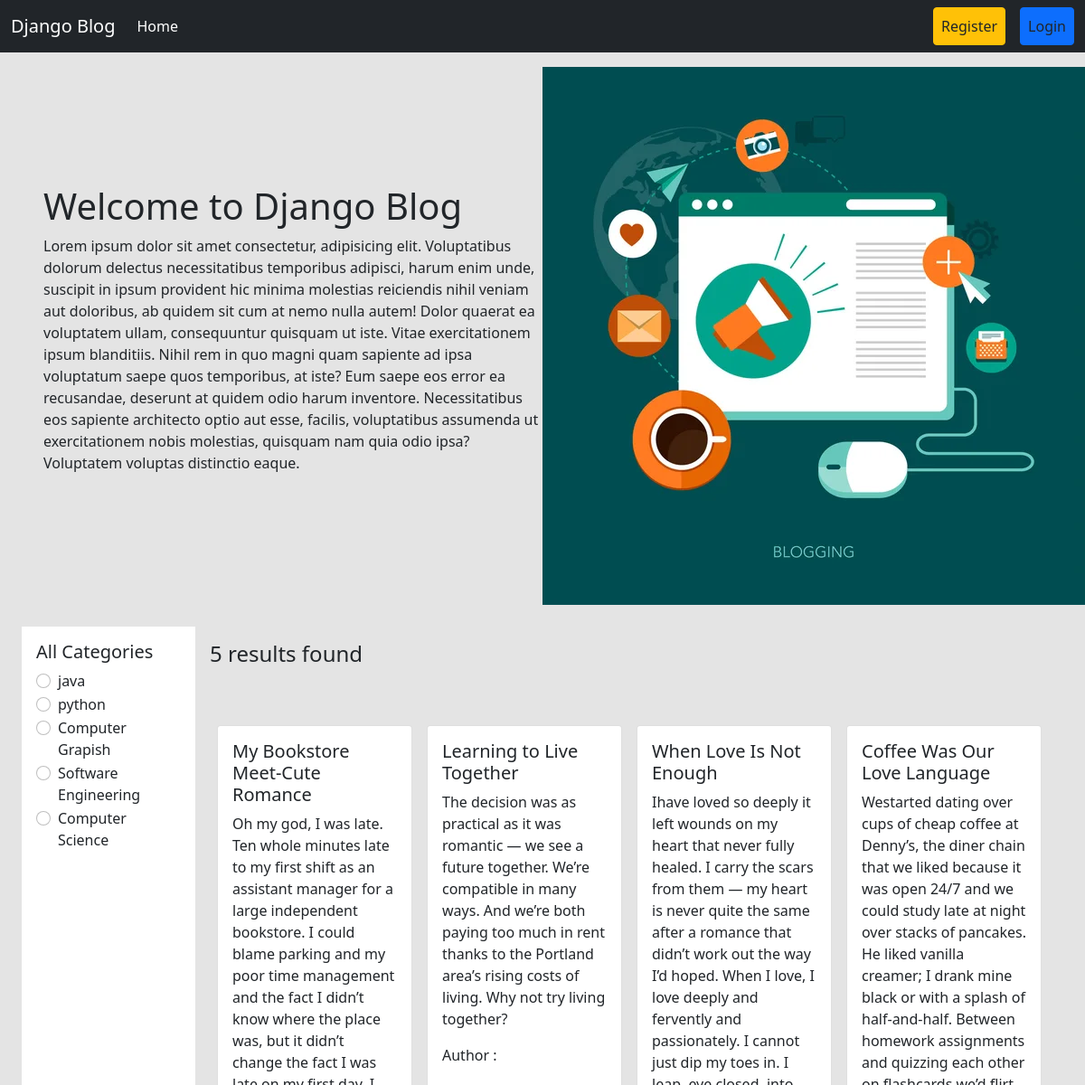
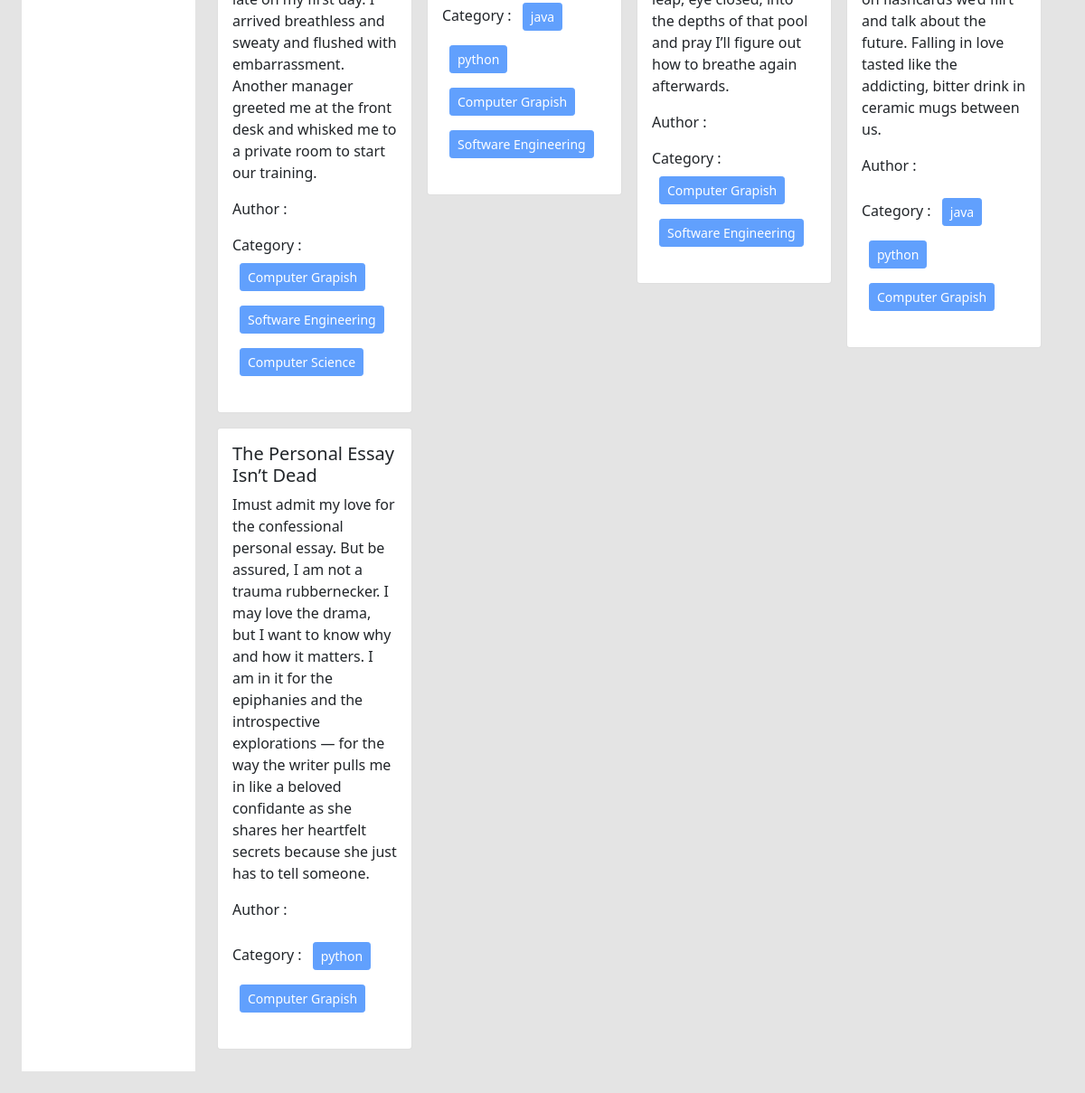
The page / on the database its author committed (2 pictures, top to bottom).
### categories/models.py (models this page shows, shortened)
class Category(models.Model):
    name = models.CharField(max_length=100)
    slug = models.SlugField(max_length=100,unique=True, null=True, blank=True)

### posts/models.py (models this page shows, shortened)
class Post(models.Model):
    title = models.CharField(max_length=50)
    content = models.TextField()
    category = models.ManyToManyField(Category) # ekta post multiple categorir moddhe thakte pare abar ekta categorir moddhe multiple post thakte pare
    author = models.ForeignKey(User, on_delete=models.CASCADE)

### blog_project/views.py (the view, shortened to what this page needs)
# urls.py: 2. Add a URL to urlpatterns:  path('', views.home, name='home')
def home(request, category_slug = None): # initially dhore nicchi je category_slug None thakbe karon hocche user first time home page e asle se normal page dekhbe, se filter korte chaile category te click korlei sei category er slug ta capture korbo ar seta tokhn ar None thakbe na
    data = Post.objects.all() # sob post gula ke niye aslam
    categories = Category.objects.all() # sob category dekhabo
    return render(request, 'home.html', {'data' : data, 'category' : categories})

### templates/home.html
{% extends 'base.html' %}
{% load static %}
{% block content %}
<div class="d-flex flex-wrap px-5 pt-3 align-items-center">
  <div class="col-6">
    <h1>Welcome to Django Blog</h1>
    <p>Lorem ipsum dolor sit amet consectetur, adipisicing elit. Voluptatibus dolorum delectus necessitatibus temporibus adipisci, harum enim unde, suscipit in ipsum provident hic minima molestias reiciendis nihil veniam aut doloribus, ab quidem sit cum at nemo nulla autem! Dolor quaerat ea voluptatem ullam, consequuntur quisquam ut iste. Vitae exercitationem ipsum blanditiis. Nihil rem in quo magni quam sapiente ad ipsa voluptatum saepe quos temporibus, at iste? Eum saepe eos error ea recusandae, deserunt at quidem odio harum inventore. Necessitatibus eos sapiente architecto optio aut esse, facilis, voluptatibus assumenda ut exercitationem nobis molestias, quisquam nam quia odio ipsa? Voluptatem voluptas distinctio eaque.</p>
  </div>
  <div class="col-6">
<img src="{% static 'header.jpg' %}" />
  </div>
</div>
<div class="d-flex flex-wrap p-4">
  <div class="col-2 bg-white p-3" >
    <h5>All Categories</h5>
    {% for cat in category %}
    <div class="form-check">
      <input
        class="form-check-input"
        type="radio"
        name="category"
        id="{{cat.id}}"
      />
      <label class="form-check-label" for="{{cat.id}}">
        <a href="{% url 'category_wise_post' cat.slug %}" class="text-decoration-none text-dark" >{{cat.name}}</a>
      </label>
    </div>
    {% endfor %}
  </div>
  <div class="col-10 p-3">
    <h4>{{data | length}} results found</h4>
    <div class="d-flex flex-wrap pt-5">
      {% for post in data %}
      <div class="col-sm-3">
        <div class="card m-2">
          <div class="card-body">
            <h5 class="card-title">{{post.title}}</h5>
            <p class="card-text">{{post.content}}</p>
            <p>Author : {{post.author.first_name}} {{post.author.last_name}}</p>
            <p>
              Category : {% for cat in post.category.all %}
              <button class="btn btn-primary btn-sm m-2" disabled>
                {{cat.name}}
              </button>
              {% endfor %}
            </p>
          </div>
        </div>
      </div>
      {% endfor %}
    </div>
  </div>
</div>
{% endblock %}

### templates/base.html (shortened to what this page needs)
<!DOCTYPE html>
<html lang="en">
  <head>
    <link
      href="https://cdn.jsdelivr.net/npm/bootstrap@5.0.2/dist/css/bootstrap.min.css"
      rel="stylesheet"
    />
  </head>
  <body style="background-color : #e4e4e4">
    <nav class="navbar navbar-expand-lg navbar-dark bg-dark">
      <div class="container-fluid">
        <a class="navbar-brand" href="{% url 'homepage' %}">Django Blog</a>
        <div class="collapse navbar-collapse" id="navbarSupportedContent">
          <ul class="navbar-nav me-auto mb-2 mb-lg-0">
            <li class="nav-item">
              <a
                class="nav-link active"
                aria-current="page"
                href="{% url 'homepage' %}"
                >Home</a
              >
            </li>
          </ul>
          <div class="d-flex">
            <ul class="navbar-nav me-auto mb-2 mb-lg-0">
              {% if request.user.is_authenticated %}
              <li class="nav-item mx-3">
                <a
                  class="nav-link btn btn-warning text-dark"
                  href="{% url 'profile' %}"
                  >Profile</a
                >
              </li>
              <li class="nav-item mx-3">
                <a
                  class="nav-link btn btn-danger text-dark"
                  href="{% url 'user_logout' %}"
                  >Logout</a
                >
              </li>
              {% else %}
              <li class="nav-item mx-3">
                <a
                  class="nav-link btn btn-warning text-dark"
                  href="{% url 'register' %}"
                  >Register</a
                >
              </li>
              <li class="nav-item">
                <a
                  class="nav-link btn btn-primary text-dark"
                  href="{% url 'user_login' %}"
                  >Login</a
                >
              </li>
              {% endif %}
            </ul>
          </div>
        </div>
      </div>
    </nav>
    {% block content %} {% endblock %}
  </body>
</html>

### rows shown on the page
Category: name "java"
Category: name "python"
Category: name "Computer Grapish"
Category: name "Software Engineering"
Category: name "Computer Science"
Post: title "My Bookstore Meet-Cute Romance", content "Oh my god, I was late. Ten whole minutes late to my first shift as an assistant manager for a large independent bookstore. I could blame parking and my poor time management and the fact I didn’t know where the place was, but it didn’t change the fact I was late on my first day. I arrived breathless and sweaty and flushed with embarrassment. Another manager greeted me at the front desk and whisked me to a private room to start our training."
Post: title "Learning to Live Together", content "The decision was as practical as it was romantic — we see a future together. We’re compatible in many ways. And we’re both paying too much in rent thanks to the Portland area’s rising costs of living. Why not try living together?"
Post: title "When Love Is Not Enough", content "Ihave loved so deeply it left wounds on my heart that never fully healed. I carry the scars from them — my heart is never quite the same after a romance that didn’t work out the way I’d hoped. When I love, I love deeply and fervently and passionately. I cannot just dip my toes in. I leap, eye closed, into the depths of that pool and pray I’ll figure out how to breathe again afterwards."
Post: title "Coffee Was Our Love Language", content "Westarted dating over cups of cheap coffee at Denny’s, the diner chain that we liked because it was open 24/7 and we could study late at night over stacks of pancakes. He liked vanilla creamer; I drank mine black or with a splash of half-and-half. Between homework assignments and quizzing each other on flashcards we’d flirt and talk about the future. Falling in love tasted like the addicting, bitter drink in ceramic mugs between us."
Post: title "The Personal Essay Isn’t Dead", content "Imust admit my love for the confessional personal essay. But be assured, I am not a trauma rubbernecker. I may love the drama, but I want to know why and how it matters. I am in it for the epiphanies and the introspective explorations — for the way the writer pulls me in like a beloved confidante as she shares her heartfelt secrets because she just has to tell someone."

### other values the page prints
{{ data | length }} "5"
